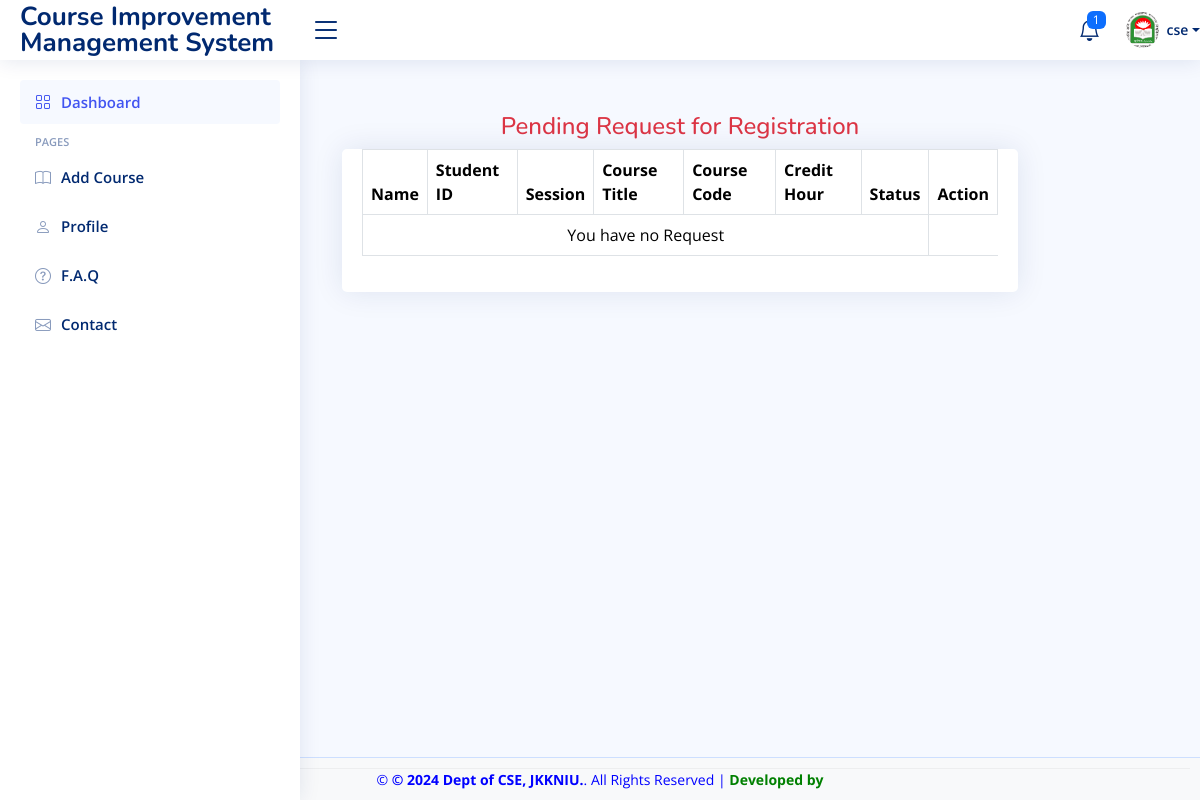
Screenshot of /department/pending_request.php (signed in) with the database file from the repository.
### tables this page shows
CREATE TABLE `department` (
  `Id` int(50) NOT NULL,
  `dept_name` varchar(100) NOT NULL,
  `username` varchar(100) NOT NULL,
  `password` varchar(50) NOT NULL,
  `profile` varchar(150) NOT NULL DEFAULT 'jkkniu.png'
);

### department/pending_request.php (the view, shortened to what this page needs)
<?php
include("header.php");
include("sidebar.php");
include("../include/connect.php");
$dept=$_SESSION['dept'];
?>
</head>
<main id="main" class="main">
<div class="container-fluid">
    <div class="col-md-12">
        <div class="row">
            <div class="col-md-10">
                <h4 class="text-center my-2 text-danger">
                    Pending Request for Registration
                </h4>
                <div class="card">
                    <div class="card-body">
                        <?php
                        $sql = "SELECT * FROM imp_form where status='Pending' AND department='$dept'";
                        $res = mysqli_query($conn, $sql);
                        $output = "
                        <table class='table table-bordered'>
                            <thead class='awesome-header'>
                                <tr>
                                    <th>Name</th>
                                    <th>Student ID</th>
                                    <th>Session</th>
                                    <th>Course Title</th>
                                    <th>Course Code</th>
                                    <th>Credit Hour</th>
                                    <th>Status</th>
                                    <th>Action</th>
                                </tr>
                            </thead>
                            <tbody>
                        ";
                        if (mysqli_num_rows($res) == 0) {
                            $output .= "
                            <tr>
                                <td colspan='7' class='text-center'>You have no Request</td>
                            </tr>
                            ";
                        }
                        $output .= "</tbody></table>";
                        echo $output;
                        ?>
                    </div>
                </div>
            </div>
        </div>
    </div>
</div>
</main>
<?php
include("footer.php");
?>

### department/header.php (shortened to what this page needs)
<?php
include("../include/connect.php");
?>
<!DOCTYPE html>
<html lang="en">
<head>
  <link href="../admin/assets/vendor/bootstrap/css/bootstrap.min.css" rel="stylesheet">
  <link href="../admin/assets/vendor/bootstrap-icons/bootstrap-icons.css" rel="stylesheet">
  <link href="../admin/assets/vendor/boxicons/css/boxicons.min.css" rel="stylesheet">
  <link href="../admin/assets/vendor/quill/quill.snow.css" rel="stylesheet">
  <link href="../admin/assets/vendor/quill/quill.bubble.css" rel="stylesheet">
  <link href="../admin/assets/vendor/remixicon/remixicon.css" rel="stylesheet">
  <link href="../admin/assets/vendor/simple-datatables/style.css" rel="stylesheet">
  <link href="../admin/assets/css/style.css" rel="stylesheet">
</head>
<body>
  <header id="header" class="header fixed-top d-flex align-items-center">
    <div class="d-flex align-items-center justify-content-between">
      <a href="index.php" class="logo d-flex align-items-center">
        <span class="d-none d-lg-block">Course Improvement Management System
        </span>
      </a>
      <i class="bi bi-list toggle-sidebar-btn"></i>
    </div>
    <nav class="header-nav ms-auto">
      <ul class="d-flex align-items-center">
        <li class="nav-item dropdown">
          <?php
        $username=$_SESSION['dept'];
          $query = "SELECT * FROM department WHERE username = '$username'";
          $result = mysqli_query($conn, $query);
          $num = mysqli_num_rows($result);
          ?>
          <a class="nav-link nav-icon" href="" data-bs-toggle="dropdown">
            <i class="bi bi-bell"></i>
            <span class="badge bg-primary badge-number"><?php echo $num; ?></span>
          </a>
        </li>
        <?php
        $sql="select * from department where username='$username'";
        $result=mysqli_query($conn,$sql);
        $row=mysqli_fetch_assoc($result);
        ?>
        <a class="nav-link nav-profile d-flex align-items-center pe-0" href="users-profile.php" data-bs-toggle="dropdown">
        <img src="uploads/<?php echo $row['profile']; ?>" alt="Profile" class="rounded-circle">
          <span class="d-none d-md-block dropdown-toggle ps-2"><?php echo $row['username'];?></span>
        </a>
      </ul>
    </nav>
  </header>
</body>
</html>

### admin/assets/css/style.css (style rules this page uses)
:root { scroll-behavior: smooth; }
body { font-family: "Open Sans", sans-serif; background: #f6f9ff; color: #444444; }
a { color: #4154f1; text-decoration: none; }
h1, h2, h3, h4, h5, h6 { font-family: "Nunito", sans-serif; }
#main { margin-top: 60px; padding: 20px 30px; transition: all 0.3s; }
.card { margin-bottom: 30px; border: none; border-radius: 5px; box-shadow: 0px 0 30px rgba(1, 41, 112, 0.1); }
.card-body { padding: 0 20px 20px 20px; }
.logo { line-height: 1; }
@media (min-width: 1200px) { .logo { width: 280px; } }
.logo span { font-size: 26px; font-weight: 700; color: #012970; font-family: "Nunito", sans-serif; }
.header { transition: all 0.5s; z-index: 997; height: 60px; box-shadow: 0px 2px 20px rgba(1, 41, 112, 0.1); background-color: #fff; padding-left: 20px; }
.header .toggle-sidebar-btn { font-size: 32px; padding-left: 10px; cursor: pointer; color: #012970; }
.header-nav ul { list-style: none; }
.header-nav>ul { margin: 0; padding: 0; }
.header-nav .nav-icon { font-size: 22px; color: #012970; margin-right: 25px; position: relative; }
.header-nav .nav-profile { color: #012970; }
.header-nav .nav-profile img { max-height: 36px; }
.header-nav .nav-profile span { font-size: 14px; font-weight: 600; }
.header-nav .badge-number { position: absolute; inset: -2px -5px auto auto; font-weight: normal; font-size: 12px; padding: 3px 6px; }
@media (min-width: 1200px) { #main, #footer { margin-left: 300px; } }

### department/pending_request.php (style rules this page uses)
.awesome-header { background-color: #4CAF50; color: white; }

### rows the page displays
department: profile (picture), username "cse"

### other values shown
$num "1"
